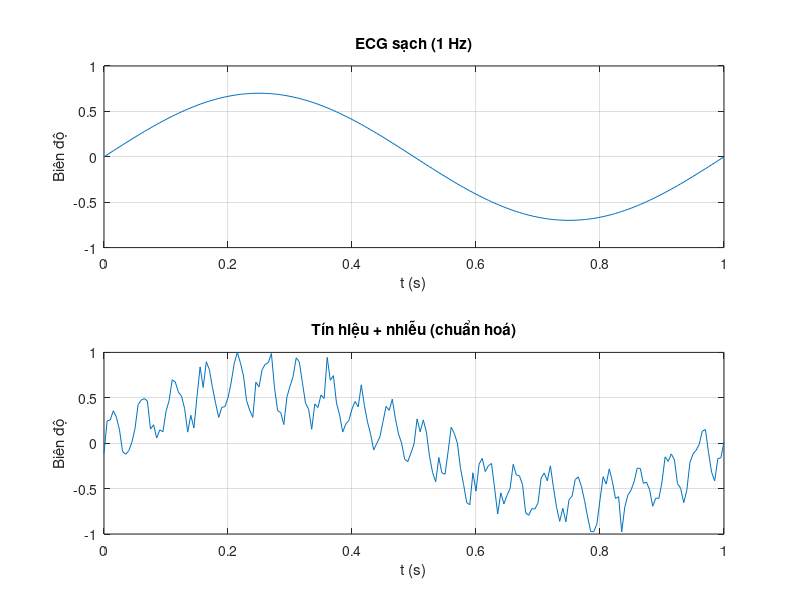

Write MATLAB code to recreate this figure.

% ECG giả lập + nhiễu, Q1.7 signed 8-bit, xuất input hex

clear; clc;

Fs = 200;                 % Hz
t = 0:1/Fs:1;             % 1 giây
N = length(t);

% ECG gốc sạch (1 Hz)
rng(0);
ecg_clean_true = 0.7*sin(2*pi*1*t);

% Thêm nhiễu cấu trúc 20 Hz
ecg_with_noise = ecg_clean_true + 0.3*sin(2*pi*20*t);

% Thêm nhiễu Gaussian
noise = 0.1*randn(1,N);

% Tín hiệu input cuối cùng
signal = ecg_with_noise + noise;

% Chuẩn hoá biên độ
signal = signal / max(abs(signal));

% Q1.7
signal_q7 = int8(round(signal * 127));

% Xuất hex
fid = fopen('ECG_Input','w');
for i = 1:N
    fprintf(fid,'%02X\n', typecast(signal_q7(i),'uint8'));
end
fclose(fid);

disp('Generated ECG_Input.txt');
% =========================================================
% VẼ TÍN HIỆU
% =========================================================
figure;

subplot(2,1,1);
plot(t, ecg_clean_true);
title('ECG sạch (1 Hz)'); xlabel('t (s)'); ylabel('Biên độ'); grid on;

subplot(2,1,2);
plot(t, signal);
title('Tín hiệu + nhiễu (chuẩn hoá)'); xlabel('t (s)'); ylabel('Biên độ'); grid on;
